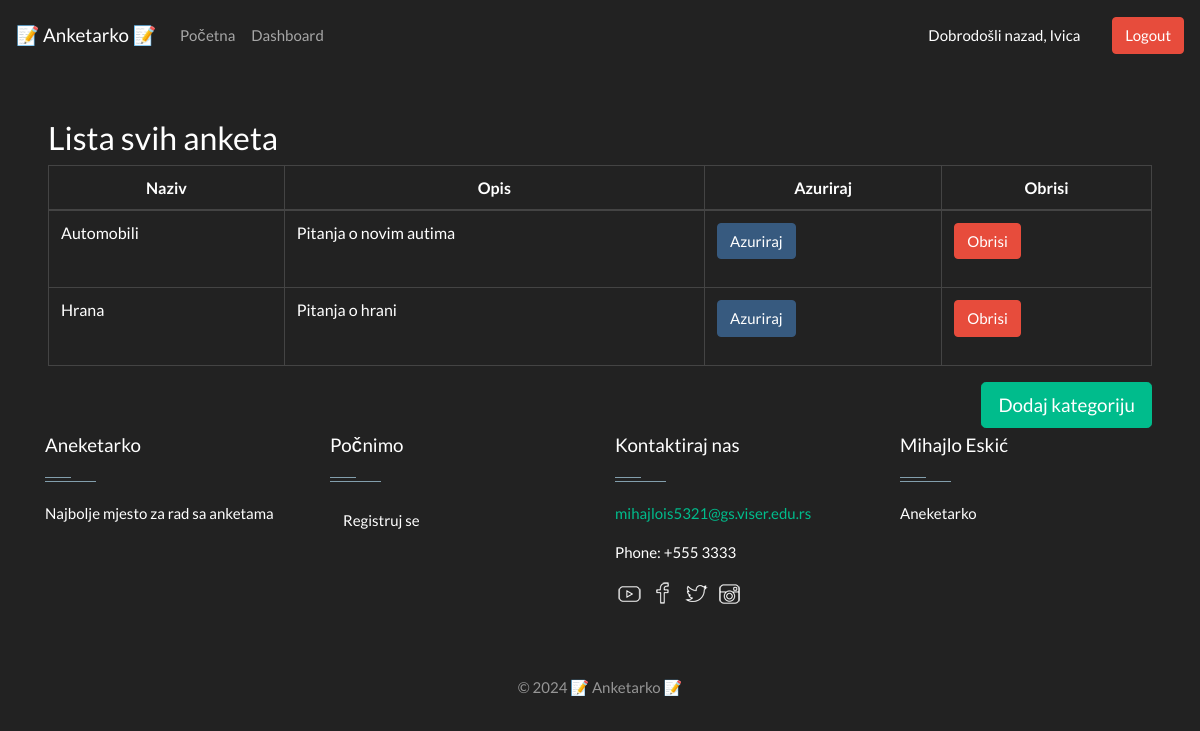
The page /listCategories.php (signed in) on the database its author committed.
### tables this page shows
CREATE TABLE `categories` (
  `id` int(255) NOT NULL,
  `name` varchar(255) NOT NULL,
  `description` varchar(255) DEFAULT NULL
);

### dbConnection.php (called while the page is built, shortened)
<?php
class Database
{
    private static $user = 'root';
    private static $password = '';
    private static $dsn = 'mysql:host=localhost;dbname=zavrsni1';
    private static $dbcon;
    public static function getDb()
    {
        if (!isset(self::$dbcon)) {
            try {
                self::$dbcon = new PDO(self::$dsn, self::$user, self::$password);
            } catch (PDOException $e) {
                $msg = $e->getMessage();
                exit();
            }
        }
        return self::$dbcon;
    }
}
?>

### classes/category.php (called while the page is built, shortened)
<?php
class Category
{
    public function getAllCategories($dbcon){
        $sql = "SELECT * FROM categories";
        $pdostm = $dbcon->prepare($sql);
        $pdostm->execute();
        $categories = $pdostm->fetchAll(PDO::FETCH_OBJ);
        return $categories;
    }
}

### listCategories.php (the view, shortened to what this page needs)
<?php
require_once 'dbConnection.php';
require_once 'classes/category.php';
include_once 'header.php';
$c = new Category();
$categories =  $c->getAllCategories(Database::getDb());
$user_isAdmin=($_SESSION['userType'] );
?>
<html lang="en">
<head>
    <link href="https://stackpath.bootstrapcdn.com/bootswatch/4.4.1/darkly/bootstrap.min.css" rel="stylesheet">
</head>
<body>
<main class="m-5">
<h1 class="h3">Lista svih anketa</h1>
    <table class="table table-bordered tbl">
        <thead class="text-center">
        <tr>
            <th scope="col">Naziv</th>
            <th scope="col">Opis</th>
            <?php if ($user_isAdmin == 1){?>
            <th scope="col">Azuriraj</th>
            <th scope="col">Obrisi</th>
            <?php }?>
        </tr>
        </thead>
        <tbody>
        <?php foreach ($categories as $category) { ?>
            <tr>
                <td><?= $category->name ?></td>
                <td><?= $category->description ?></td>
                <?php if ($user_isAdmin == 1){?>
                <td>
                    <form action="updateCategory.php" method="post">
                        <input type="submit" class="button btn btn-primary" name="updateCategory" value="Azuriraj"/>
                    </form>
                </td>
                <td>
                    <form action="deleteCategory.php" method="post">
                        <input type="submit" class="button btn btn-danger" name="deleteCategory" value="Obrisi"/>
                    </form>
                </td>
                <?php }?>
            </tr>
        <?php } ?>
        </tbody>
    </table>
    <?php if ($user_isAdmin == 1){?>
    <a href="addcategory.php" id="btn_addCategory" class="btn btn-success btn-lg float-right">Dodaj kategoriju</a>
    <?php } ?><?php if ($user_isAdmin == 0){?><div>
    <a href="createSurvey.php" class="btn btn-primary btn-lg float-right">Vrati se na kreiranje anketa</a></div>
    <?php } ?>
</main>
</body>
</html>
<?php include_once 'footer.php';?>

### css/footerStyle.css (style rules this page uses)
.btn { background-color: #ff8d1e; color:#fff; }

### rows shown on the page
categories: name "Automobili", description "Pitanja o novim autima"
categories: name "Hrana", description "Pitanja o hrani"

### other values the page prints
$_SESSION['username'] "Ivica"
date ('Y') "2024"
